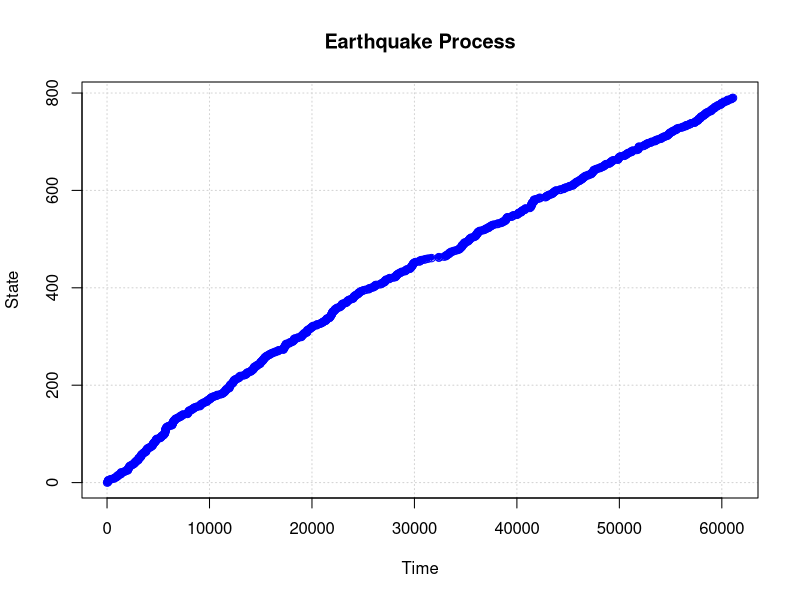
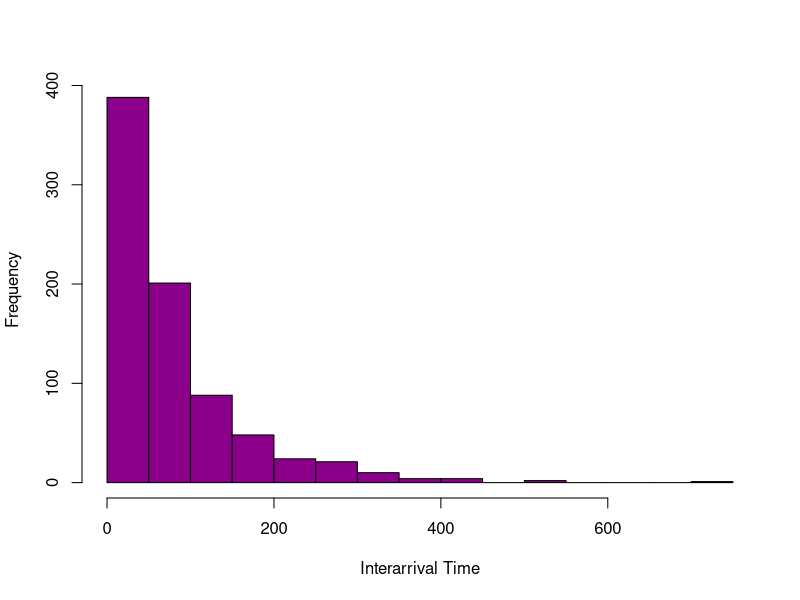

Here is the R script that generated these plots, in order:
eq.data<- read.csv(file="./data/earthquakedata2012-2018.csv", 
header=TRUE, sep=",")

#creating date-time variable
datetime<- as.POSIXct(paste(as.Date(eq.data$DATE), eq.data$TIME))

#computing lag
datetime.lag<- c(0,head(datetime, -1))

#computing interarrival times (in hours)
int.time<- (as.numeric(datetime)-as.numeric(datetime.lag))/3600

#removing first value
int.time<- int.time[-1] 

#removing immediate aftershocks
int<- int.time[int.time>3]

#plotting the process
time<- c()
time[1]<- 0
for (i in 2:(length(int)+1)) 
  time[i]<- time[i-1]+int[i-1]
N<- 0:length(int)

plot(time,N, type="n", main="Earthquake Process", 
xlab="Time", ylab="State", panel.first = grid())

segments(time[-length(time)], N[-length(time)], time[-1]-0.07, 
N[-length(time)], lwd=2, col="blue")

points(time, N, pch=20, col="blue")
points(time[-1], N[-length(time)], pch=1, col="blue")

#CHECKING IF THE PROCESS IS POISSON#
#plotting histogram
hist(int, main="", col="dark magenta", xlab="Interarrival Time")

#binning interarrival times
binned.int<- as.factor(ifelse(int<40,"1",
ifelse(int>=40 & int<80,"2",ifelse(int>=80 & int<120,"3",
ifelse(int>=120 & int<160,"4",ifelse(int>=160 & int<200,"5",
ifelse(int>=200 & int<240,"6","7")))))))

#computing observed frequencies
obs<- table(binned.int)

#estimating mean for exponential distribution
mean.est<- mean(int)

#computing expected frequencies
exp<- c(1:7)
exp[1]<- length(int)*(1-exp(-40/mean.est))
exp[2]<- length(int)*(exp(-40/mean.est)-exp(-80/mean.est))
exp[3]<- length(int)*(exp(-80/mean.est)-exp(-120/mean.est))
exp[4]<- length(int)*(exp(-120/mean.est)-exp(-160/mean.est))
exp[5]<- length(int)*(exp(-160/mean.est)-exp(-200/mean.est))
exp[6]<- length(int)*(exp(-200/mean.est)-exp(-240/mean.est))
exp[7]<- length(int)*exp(-240/mean.est)

obs
round(exp,1)

#computing chi-squared statistic 
print(chi.sq<- sum((obs-exp)^2/exp))

#computing p-value
print(p.value<- 1-pchisq(chi.sq, df=5))
